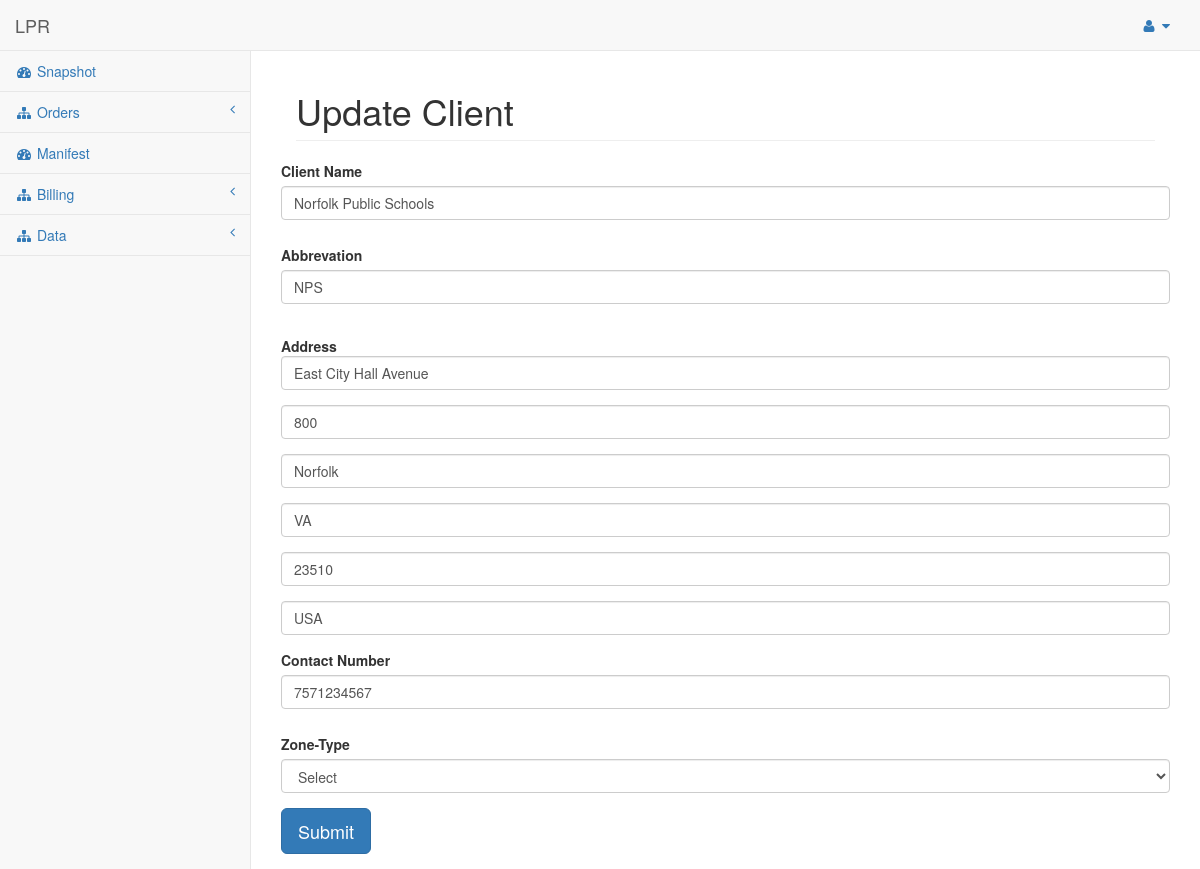
Page /pages/addclient.php?client_id=1 on the committed database.
### tables this page shows
CREATE TABLE `lpr_client` (
  `client_id` int(11) NOT NULL,
  `client_abr` varchar(10) NOT NULL,
  `client_name` varchar(200) NOT NULL,
  `client_street` varchar(200) NOT NULL,
  `client_address` varchar(200) NOT NULL,
  `client_city` varchar(200) NOT NULL,
  `client_state` varchar(100) NOT NULL,
  `client_zip` int(10) NOT NULL,
  `client_country` varchar(50) NOT NULL,
  `client_contact` varchar(20) NOT NULL,
  `zone_id` int(11) NOT NULL
);

### pages/includes/functions.php (called while the page is built, shortened)
<?php
	function select_client($client_id){
		global $connection;
		$query_client  = "SELECT * FROM lpr_client WHERE client_id = $client_id" ;
		$result_client = mysqli_query($connection, $query_client);
		if($result = mysqli_fetch_assoc($result_client)) {
			return $result;
		} else {
			return null;
		}
	}
?>

### pages/addclient.php (the view, shortened to what this page needs)
<?php
  include("./includes/db_connection.php");
  include("./includes/functions.php");
?>
<?php
  include("./includes/htmlheader.php");
  include("./includes/nav.php");
?>
<?php  if(isset($_GET['client_id']))
{
    $result_client = select_client($_GET['client_id']);
?>
        <div id="page-wrapper">
            <div class="container-fluid">
                <div class="row">
                    <div class="col-lg-12">
                    <form method="post" enctype="multipart/form-data" id="newuser" class="form-horizontal">
                        <h1 class="page-header">Update Client</h1>
                            <div class="form-group">
                                <label>Client Name</label>
                                <input class="form-control" placeholder="Client Name" name="clientname" value="<?php echo $result_client["client_name"]; ?>">
                            </div>
                            <div class="form-group">
                                <label>Abbrevation</label>
                                <input class="form-control" placeholder="Client Abbrevation" name="abbrevation" value="<?php echo $result_client["client_abr"]; ?>">
                            </div>
                            <div class="form-group">
                                <label class="control-label" for="inputSuccess">Address</label>
                                <input type="text" class="form-control"  placeholder="Enter Street" name="street" value="<?php echo $result_client["client_street"]; ?>">
                            </div>
                            <div class="form-group">
                                <input type="text" class="form-control" id="exampleInputEmail3" placeholder="Addresss line 2" name="address" value="<?php echo $result_client["client_address"]; ?>">
                            </div>
                            <div class="form-group">
                                <input type="text" class="form-control" id="exampleInputEmail3" placeholder="City" name="city" value="<?php echo $result_client["client_city"]; ?>">
                            </div>
                            <div class="form-group">
                                <input type="text" class="form-control" id="exampleInputEmail3" placeholder="State / Province / Region" name="state" value="<?php echo $result_client["client_state"]; ?>">
                            </div>
                            <div class="form-group">
                                <input type="text" class="form-control" id="exampleInputEmail3" placeholder="Postal / Zip Code" name="zipcode" value="<?php echo $result_client["client_zip"]; ?>">
                            </div>
                            <div class="form-group">
                                <input type="text" class="form-control" id="exampleInputEmail3" placeholder="Country" name="country" value="<?php echo $result_client["client_country"]; ?>">
                            </div>
                            <div class="form-group">
                                <label>Contact Number</label>
                                <input class="form-control" placeholder="Contact Number" name="contact" value="<?php echo $result_client["client_contact"]; ?>">
                            </div>
                            <div class="form-group">
                                <label>Zone-Type</label>
                                    <select class="form-control" id="stypeSelect" name="stypeSelect" required>
                                        <option value="">Select</option>
                                    </select>
                                </div>
                            <div class="form-group">
                                <button type="submit" class="btn btn-primary btn-lg" name="updateclient">Submit</button>
                            </div>
                        </form>
                    </div>
                    </div>
                </div>
        </div>
<?php
}
?>
<?php
  require_once("./includes/footer.php");
?>

### rows in the picture
lpr_client: clientname "Norfolk Public Schools", abbrevation "NPS", street "East City Hall Avenue", address "800", city "Norfolk", state "VA", zipcode "23510", country "USA", contact "7571234567"
